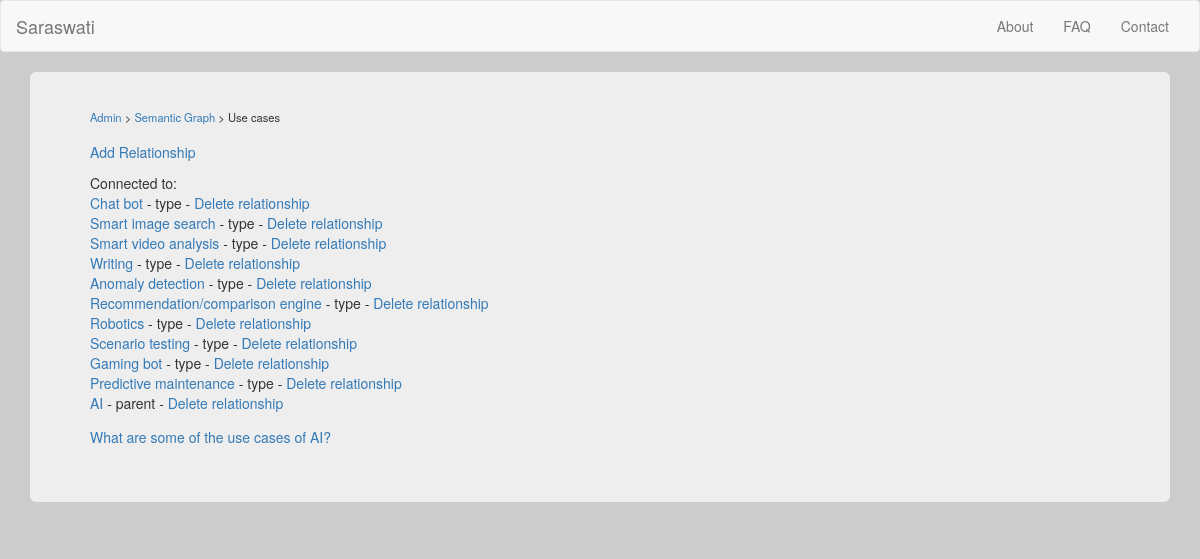
The page /node?id=2 on the database its author committed.
### db.py (models this page shows, shortened)
class semantic_graph_node(db.Model):
	id = db.Column('node_id', db.Integer, primary_key = True)
	title = db.Column(db.String(255))

class semantic_graph_relationship(db.Model):
	id = db.Column('relationship_id', db.Integer, primary_key = True)
	node_id_1 = db.Column(db.Integer)
	node_id_2 = db.Column(db.Integer)
	relationship_1_to_2 = db.Column(db.String(255))
	relationship_2_to_1 = db.Column(db.String(255))

class training_chat(db.Model):
	id = db.Column('message_id', db.Integer, primary_key = True)
	chat_id = db.Column(db.Integer)
	party = db.Column(db.SmallInteger)
	text = db.Column(db.Text)
	node_id = db.Column(db.Integer)

### modules/admin.py (the view)
@admin.route('/node')
def view_node():
	nodeID = request.args['id']
	thisNode = semantic_graph_node.query.filter_by(id=nodeID).first()
	if not thisNode:
		return render_template("error.html", error_message = "Database error")
	else:
		nodeName = thisNode.title
	if "del" in request.args:
		semantic_graph_relationship.query.filter_by(id=request.args["del"]).delete()
		db.session.commit()
	nodeList = []
	queryList = semantic_graph_relationship.query.filter_by(node_id_1 = nodeID)
	for result in queryList:
		newItem = type('tmp', (object,), {}) #Hacky way to make newItem a generic object
		newItem.relationship_id = result.id
		newItem.relationship = result.relationship_2_to_1 #Show the relationship of node2 to node1
		newItem.other_node_id = result.node_id_2
		titleQuery = semantic_graph_node.query.filter_by(id = result.node_id_2).first()
		newItem.nodeTitle = titleQuery.title
		nodeList.append(newItem)
	queryList2 = semantic_graph_relationship.query.filter_by(node_id_2 = nodeID)
	for result in queryList2:
		newItem = type('tmp', (object,), {}) #Hacky way to make newItem a generic object
		newItem.relationship_id = result.id
		newItem.relationship = result.relationship_1_to_2 #Show the relationship of node1 to node2
		newItem.other_node_id = result.node_id_1
		titleQuery = semantic_graph_node.query.filter_by(id = result.node_id_1).first()
		newItem.nodeTitle = titleQuery.title
		nodeList.append(newItem)
	results = training_chat.query.order_by(training_chat.chat_id).filter_by(node_id = nodeID)
	chats = clean_training_chats(results)
	return render_template("node.html", nodes = nodeList, node_id = nodeID, node_name = nodeName, chats = chats)

### helpers.py (called while the page is built)
def clean_training_chats(inputList):
	chats = []
	for result in inputList:
		addResult = True
		for chat in chats:
			if chat.chat_id == result.chat_id:
				addResult = False
				break
		if addResult:
			chats.append(result)
	return chats

### templates/node.html
{% extends "base.html" %}
{% block content %}
  <div class="container">
    <div class="jumbotron">
		<div class="navigation_header">
			<a href="admin">Admin</a> &gt; <a href="graph">Semantic Graph</a> &gt; {{ node_name }}
		</div>
		<a href="add_relationship?id={{ node_id }}">Add Relationship</a>
		<div style="height: 0.8em;"></div>
		{% if not nodes %}
			No connections found
		{% else %}
			Connected to:<br />
			{% for node in nodes %}
				<a href="node?id={{ node.other_node_id }}">{{ node.nodeTitle }}</a> - {{node.relationship}} - <a href="node?id={{ node_id }}&del={{ node.relationship_id }}" onclick="return confirm('Are you sure?');">Delete relationship</a><br />
			{% endfor %}
		{% endif %}
		<div style="height: 1em;"></div>
		{% for chat in chats %}
			<a href="training_chat?id={{ chat.chat_id }}">{{ chat.text }}</a>
			<div style="height: 0.5em;"></div>
		{% endfor %}
	</div>
  </div>
{% endblock %}

### static/styles.css (style rules this page uses)
body { background-color: #CCC; }
.navigation_header { margin-top: -1em; font-size: 0.8em; margin-bottom: 1.5em; }

### rows shown on the page
semantic_graph_node: title "Use cases"
semantic_graph_node: nodeTitle "Chat bot"
semantic_graph_relationship: relationship "type"
semantic_graph_node: nodeTitle "Smart image search"
semantic_graph_relationship: relationship "type"
semantic_graph_node: nodeTitle "Smart video analysis"
semantic_graph_relationship: relationship "type"
semantic_graph_node: nodeTitle "Writing"
semantic_graph_relationship: relationship "type"
semantic_graph_node: nodeTitle "Anomaly detection"
semantic_graph_relationship: relationship "type"
semantic_graph_node: nodeTitle "Recommendation/comparison engine"
semantic_graph_relationship: relationship "type"
semantic_graph_node: nodeTitle "Robotics"
semantic_graph_relationship: relationship "type"
semantic_graph_node: nodeTitle "Scenario testing"
semantic_graph_relationship: relationship "type"
semantic_graph_node: nodeTitle "Gaming bot"
semantic_graph_relationship: relationship "type"
semantic_graph_node: nodeTitle "Predictive maintenance"
semantic_graph_relationship: relationship "type"
semantic_graph_node: nodeTitle "AI"
semantic_graph_relationship: relationship "parent"
training_chat: text "What are some of the use cases of AI?"
